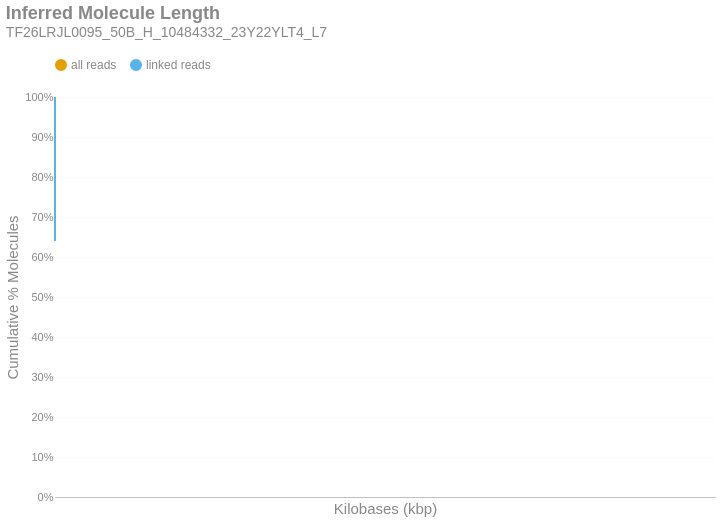

The code cell stored with this chart in its notebook:
### Markdown cell above
### Inferred Molecule Length
This is the cumulative frequency distribution of molecule lengths inferred from the first and last alignment positions along a contig for all alignments associated with a single linked-read barcode on a given contig.There are two distributions: one with `all` the alignments (yellow) and another with only `linked reads` (blue). The percent of molecules in the `linked reads` distribution is relative to the total number of linked molecules.

### Code cell
if SKIPLR:
    print_html(f"Skipped")
else:
    binned_df = consolidated_hist(valids['length_inferred']/1000, mask, 10, True)
    binned_df = binned_df.with_columns(
        pl.when(pl.col('bin').cast(pl.Utf8) == '0').then(pl.lit('1')).otherwise(pl.col('bin').cast(pl.Utf8)).alias('bin')
    )
    with SafeRender(binned_df):
        (
            density_plot(binned_df, 'Inferred Molecule Length', samplename, 'inferredlen')
            .transform_calculate(bin_kb='datum.bin / 1000')
            .encode(
                x=alt.X('bin_kb:Q', title="Kilobases (kbp)").scale(type='log', padding=0).axis(labelAngle=-40),
                y=alt.Y('value:Q', title='Cumulative % Molecules')
                    .axis(format='%')
                    .stack(False)
                    .scale(domainMin=0, domainMax=1,padding=0),
                color=alt.Color("key:N").scale(domain = ["all reads", "linked reads"]),
                tooltip = [
                    alt.Tooltip("key:N", title = "Data Type"),
                    alt.Tooltip("range_label:N", title="Kilobases"),
                    alt.Tooltip("value:Q", format = ".2%", title="% Molecules (Cum.)")
                ]
            )
        ).display()

### Figure 1 — Vega-Lite specification as saved in the notebook (floating-point values rounded to 4 significant figures)
{"width": "container", "height": 400, "config": {"title": {"anchor": "start", "dy": -15, "fontSize": 18, "color": "#888888", "subtitleColor": "#888888", "subtitleFontSize": 14}, "arc": {"fill": "#0072B2"}, "axis": {"domainColor": "#888888", "domainWidth": 0.5, "gridWidth": 0.2, "grid": false, "titleFontWeight": 400, "titleFontSize": 15, "labelFontSize": 11, "labelColor": "#888888", "tickColor": "#888888", "tickWidth": 0.2, "titleColor": "#888888"}, "axisBand": {"grid": false}, "axisX": {"grid": true, "tickSize": 10, "domainCap": "round"}, "axisY": {"domain": false, "grid": true, "tickSize": 0, "domainCap": "round"}, "background": "transparent", "header": {"labelFontSize": 15, "labelColor": "#888888", "titleFontSize": 15, "titleFontWeight": 600, "titleColor": "#888888"}, "legend": {"labelFont": "sans-serif", "labelFontSize": 12, "labelColor": "#888888", "symbolSize": 100, "symbolType": "circle", "titleFontSize": 12, "titlePadding": 10, "titleColor": "#888888", "title": null, "orient": "top"}, "range": {"category": ["#E69F00", "#56B4E9", "#009E73", "#F0E442", "#0072B2", "#D55E00", "#CC79A7", "#000000"], "diverging": ["#cfe8f3", "#a2d4ec", "#73bfe2", "#46abdb", "#1696d2", "#12719e"]}, "area": {"fill": "#0072B2", "fillOpacity": 0.7, "line": true, "strokeOpacity": 0.7}, "line": {"color": "#0072B2", "stroke": "#0072B2", "strokeWidth": 2}, "trail": {"color": "#0072B2", "stroke": "#0072B2", "strokeWidth": 0, "size": 1}, "point": {"filled": true, "fillOpacity": 1.0, "size": 95}, "text": {"color": "#888888", "fontSize": 11, "align": "right", "fontWeight": 400, "size": 11}, "bar": {"fill": "#0072B2", "stroke": null}, "view": {"stroke": null, "continuousWidth": 660, "continuousHeight": 400}}, "data": {"name": "data-67e8ec2321b9e2bae0bbc01ee4908ef5"}, "mark": {"type": "line", "interpolate": "monotone", "point": {"opacity": 0, "size": 275}}, "encoding": {"color": {"field": "key", "scale": {"domain": ["all reads", "linked reads"]}, "type": "nominal"}, "tooltip": [{"field": "key", "title": "Data Type", "type": "nominal"}, {"field": "range_label", "title": "Kilobases", "type": "nominal"}, {"field": "value", "format": ".2%", "title": "% Molecules (Cum.)", "type": "quantitative"}], "x": {"axis": {"labelAngle": -40}, "field": "bin_kb", "scale": {"type": "log", "padding": 0}, "title": "Kilobases (kbp)", "type": "quantitative"}, "y": {"axis": {"format": "%"}, "field": "value", "scale": {"domainMin": 0, "domainMax": 1, "padding": 0}, "stack": false, "title": "Cumulative % Molecules", "type": "quantitative"}}, "params": [{"name": "param_c36ac31b6afebe62", "select": {"type": "point", "fields": ["key"]}, "bind": "legend"}], "title": {"text": "Inferred Molecule Length", "subtitle": "TF26LRJL0095_50B_H_10484332_23Y22YLT4_L7"}, "transform": [{"fold": ["all reads (cumsum)", "linked reads (cumsum)"]}, {"calculate": "replace(datum.key, ' (cumsum)', '')", "as": "key"}, {"filter": {"param": "param_c36ac31b6afebe62"}}, {"calculate": "datum.bin / 1000", "as": "bin_kb"}], "usermeta": {"embedOptions": {"downloadFileName": "TF26LRJL0095_50B_H_10484332_23Y22YLT4_L7.inferredlen"}}, "$schema": "https://vega.github.io/schema/vega-lite/v6.4.1.json", "datasets": {"data-67e8ec2321b9e2bae0bbc01ee4908ef5": [{"bin": "0.0", "interval": "0.0-10.0", "all reads": 0.8553, "linked reads": 0.6401, "all reads (cumsum)": 0.8553, "linked reads (cumsum)": 0.6401, "range_label": "0-9"}, {"bin": "10.0", "interval": "10.0-20.0", "all reads": 0.09077, "linked reads": 0.2255, "all reads (cumsum)": 0.9461, "linked reads (cumsum)": 0.8656, "range_label": "10-19"}, {"bin": "20.0", "interval": "20.0-30.0", "all reads": 0.0352, "linked reads": 0.08775, "all reads (cumsum)": 0.9813, "linked reads (cumsum)": 0.9534, "range_label": "20-29"}, {"bin": "30.0", "interval": "30.0-40.0", "all reads": 0.01238, "linked reads": 0.03083, "all reads (cumsum)": 0.9936, "linked reads (cumsum)": 0.9842, "range_label": "30-39"}, {"bin": "40.0", "interval": "40.0-50.0", "all reads": 0.004383, "linked reads": 0.01086, "all reads (cumsum)": 0.998, "linked reads (cumsum)": 0.995, "range_label": "40-49"}, {"bin": "50.0", "interval": "50.0-60.0", "all reads": 0.001347, "linked reads": 0.003378, "all reads (cumsum)": 0.9994, "linked reads (cumsum)": 0.9984, "range_label": "50-59"}, {"bin": "60.0", "interval": "60.0-70.0", "all reads": 0.0004156, "linked reads": 0.001043, "all reads (cumsum)": 0.9998, "linked reads (cumsum)": 0.9995, "range_label": "60-69"}, {"bin": "70.0", "interval": "70.0-80.0", "all reads": 0.0001357, "linked reads": 0.0003411, "all reads (cumsum)": 0.9999, "linked reads (cumsum)": 0.9998, "range_label": "70-79"}, {"bin": "80.0", "interval": "80.0-90.0", "all reads": 4.961e-05, "linked reads": 0.0001245, "all reads (cumsum)": 1.0, "linked reads (cumsum)": 0.9999, "range_label": "80-89"}, {"bin": "90.0", "interval": "90.0-100.0", "all reads": 1.587e-05, "linked reads": 3.994e-05, "all reads (cumsum)": 1.0, "linked reads (cumsum)": 1.0, "range_label": "90-99"}, {"bin": "100.0", "interval": "100.0-110.0", "all reads": 6.862e-06, "linked reads": 1.727e-05, "all reads (cumsum)": 1.0, "linked reads (cumsum)": 1.0, "range_label": "100-109"}, {"bin": "110.0", "interval": "110.0-120.0", "all reads": 2.716e-06, "linked reads": 6.836e-06, "all reads (cumsum)": 1.0, "linked reads (cumsum)": 1.0, "range_label": "110-119"}, {"bin": "120.0", "interval": "120.0-130.0", "all reads": 7.148e-07, "linked reads": 1.799e-06, "all reads (cumsum)": 1.0, "linked reads (cumsum)": 1.0, "range_label": "120-129"}, {"bin": "130.0", "interval": "130.0-140.0", "all reads": 1.43e-07, "linked reads": 3.598e-07, "all reads (cumsum)": 1.0, "linked reads (cumsum)": 1.0, "range_label": "130-139"}, {"bin": "140.0", "interval": "140.0-150.0", "all reads": 0.0, "linked reads": 0.0, "all reads (cumsum)": 1.0, "linked reads (cumsum)": 1.0, "range_label": "140-149"}, {"bin": "150.0", "interval": "150.0-160.0", "all reads": 1.43e-07, "linked reads": 3.598e-07, "all reads (cumsum)": 1.0, "linked reads (cumsum)": 1.0, "range_label": "150-159"}]}}
